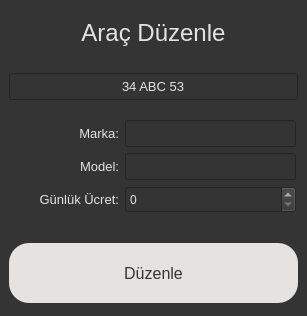
<?xml version="1.0" encoding="UTF-8"?>
<ui version="4.0">
 <class>MainWindow</class>
 <widget class="QMainWindow" name="MainWindow">
  <property name="geometry">
   <rect>
    <x>0</x>
    <y>0</y>
    <width>307</width>
    <height>316</height>
   </rect>
  </property>
  <property name="sizePolicy">
   <sizepolicy hsizetype="Fixed" vsizetype="Fixed">
    <horstretch>0</horstretch>
    <verstretch>0</verstretch>
   </sizepolicy>
  </property>
  <property name="minimumSize">
   <size>
    <width>307</width>
    <height>316</height>
   </size>
  </property>
  <property name="maximumSize">
   <size>
    <width>307</width>
    <height>316</height>
   </size>
  </property>
  <property name="windowTitle">
   <string>Edit Page</string>
  </property>
  <property name="styleSheet">
   <string notr="true">* {
    selection-background-color: #343434;   /* Seçim arkası */
    selection-color: #e4e3e0;              /* Seçili metnin rengi */
}

#centralwidget{
background-color: #343434
}
QPushButton{
color: #343434;
background-color: #e4e3e0;
border-radius: 20px;   /* Yuvarlamayı artır */
}
QLabel{
color:#e4e3e0;
}
QLineEdit{
color: #e4e3e0;
background-color: #343434;
selection-background-color: #e4e3e0;   /* Seçim arkası */
selection-color: #343434;              /* Seçili metnin rengi */
}
QSpinBox{
	background-color: #343434;
	color: #e4e3e0;
	selection-background-color: #e4e3e0;
    selection-color: #343434;
}

#lineEdit_plakaDuzenle{
	selection-background-color: #343434;
    selection-color: #e4e3e0;
}

QMessageBox QLabel{
color: #000000
}
QMessageBox QPushButton {
    border: 1px solid #000000;
    border-radius: 4px;
    padding: 4px 12px;
}</string>
  </property>
  <widget class="QWidget" name="centralwidget">
   <layout class="QVBoxLayout" name="verticalLayout">
    <item>
     <widget class="QLabel" name="label_16">
      <property name="sizePolicy">
       <sizepolicy hsizetype="Preferred" vsizetype="Fixed">
        <horstretch>0</horstretch>
        <verstretch>0</verstretch>
       </sizepolicy>
      </property>
      <property name="minimumSize">
       <size>
        <width>100</width>
        <height>40</height>
       </size>
      </property>
      <property name="font">
       <font>
        <pointsize>18</pointsize>
       </font>
      </property>
      <property name="text">
       <string>Araç Düzenle</string>
      </property>
      <property name="alignment">
       <set>Qt::AlignCenter</set>
      </property>
     </widget>
    </item>
    <item>
     <spacer name="verticalSpacer_3">
      <property name="orientation">
       <enum>Qt::Vertical</enum>
      </property>
      <property name="sizeType">
       <enum>QSizePolicy::Minimum</enum>
      </property>
      <property name="sizeHint" stdset="0">
       <size>
        <width>20</width>
        <height>10</height>
       </size>
      </property>
     </spacer>
    </item>
    <item>
     <widget class="QLineEdit" name="lineEdit_plakaDuzenle">
      <property name="sizePolicy">
       <sizepolicy hsizetype="Preferred" vsizetype="Fixed">
        <horstretch>0</horstretch>
        <verstretch>0</verstretch>
       </sizepolicy>
      </property>
      <property name="minimumSize">
       <size>
        <width>100</width>
        <height>27</height>
       </size>
      </property>
      <property name="maximumSize">
       <size>
        <width>400</width>
        <height>16777215</height>
       </size>
      </property>
      <property name="font">
       <font>
        <pointsize>10</pointsize>
       </font>
      </property>
      <property name="layoutDirection">
       <enum>Qt::LeftToRight</enum>
      </property>
      <property name="text">
       <string>34 ABC 53</string>
      </property>
      <property name="alignment">
       <set>Qt::AlignCenter</set>
      </property>
      <property name="readOnly">
       <bool>true</bool>
      </property>
     </widget>
    </item>
    <item>
     <spacer name="verticalSpacer_2">
      <property name="orientation">
       <enum>Qt::Vertical</enum>
      </property>
      <property name="sizeType">
       <enum>QSizePolicy::Minimum</enum>
      </property>
      <property name="sizeHint" stdset="0">
       <size>
        <width>20</width>
        <height>10</height>
       </size>
      </property>
     </spacer>
    </item>
    <item>
     <layout class="QGridLayout" name="gridLayout_2">
      <item row="2" column="0">
       <widget class="QLabel" name="label_15">
        <property name="sizePolicy">
         <sizepolicy hsizetype="Maximum" vsizetype="Fixed">
          <horstretch>0</horstretch>
          <verstretch>0</verstretch>
         </sizepolicy>
        </property>
        <property name="minimumSize">
         <size>
          <width>110</width>
          <height>27</height>
         </size>
        </property>
        <property name="maximumSize">
         <size>
          <width>110</width>
          <height>16777215</height>
         </size>
        </property>
        <property name="font">
         <font>
          <pointsize>10</pointsize>
         </font>
        </property>
        <property name="text">
         <string>Model:</string>
        </property>
        <property name="alignment">
         <set>Qt::AlignRight|Qt::AlignTrailing|Qt::AlignVCenter</set>
        </property>
       </widget>
      </item>
      <item row="1" column="0">
       <widget class="QLabel" name="label_12">
        <property name="sizePolicy">
         <sizepolicy hsizetype="Maximum" vsizetype="Fixed">
          <horstretch>0</horstretch>
          <verstretch>0</verstretch>
         </sizepolicy>
        </property>
        <property name="minimumSize">
         <size>
          <width>110</width>
          <height>27</height>
         </size>
        </property>
        <property name="maximumSize">
         <size>
          <width>110</width>
          <height>16777215</height>
         </size>
        </property>
        <property name="font">
         <font>
          <pointsize>10</pointsize>
         </font>
        </property>
        <property name="text">
         <string>Marka:</string>
        </property>
        <property name="alignment">
         <set>Qt::AlignRight|Qt::AlignTrailing|Qt::AlignVCenter</set>
        </property>
       </widget>
      </item>
      <item row="3" column="0">
       <widget class="QLabel" name="label_14">
        <property name="sizePolicy">
         <sizepolicy hsizetype="Maximum" vsizetype="Fixed">
          <horstretch>0</horstretch>
          <verstretch>0</verstretch>
         </sizepolicy>
        </property>
        <property name="minimumSize">
         <size>
          <width>110</width>
          <height>27</height>
         </size>
        </property>
        <property name="maximumSize">
         <size>
          <width>110</width>
          <height>16777215</height>
         </size>
        </property>
        <property name="font">
         <font>
          <pointsize>10</pointsize>
         </font>
        </property>
        <property name="text">
         <string>Günlük Ücret:</string>
        </property>
        <property name="alignment">
         <set>Qt::AlignRight|Qt::AlignTrailing|Qt::AlignVCenter</set>
        </property>
       </widget>
      </item>
      <item row="2" column="1">
       <widget class="QLineEdit" name="lineEdit_modelDuzenle">
        <property name="sizePolicy">
         <sizepolicy hsizetype="Fixed" vsizetype="Fixed">
          <horstretch>0</horstretch>
          <verstretch>0</verstretch>
         </sizepolicy>
        </property>
        <property name="minimumSize">
         <size>
          <width>100</width>
          <height>27</height>
         </size>
        </property>
        <property name="maximumSize">
         <size>
          <width>200</width>
          <height>16777215</height>
         </size>
        </property>
        <property name="font">
         <font>
          <pointsize>10</pointsize>
         </font>
        </property>
        <property name="text">
         <string/>
        </property>
       </widget>
      </item>
      <item row="1" column="1">
       <widget class="QLineEdit" name="lineEdit_markaDuzenle">
        <property name="sizePolicy">
         <sizepolicy hsizetype="Fixed" vsizetype="Fixed">
          <horstretch>0</horstretch>
          <verstretch>0</verstretch>
         </sizepolicy>
        </property>
        <property name="minimumSize">
         <size>
          <width>100</width>
          <height>27</height>
         </size>
        </property>
        <property name="maximumSize">
         <size>
          <width>200</width>
          <height>16777215</height>
         </size>
        </property>
        <property name="font">
         <font>
          <pointsize>10</pointsize>
         </font>
        </property>
        <property name="text">
         <string/>
        </property>
       </widget>
      </item>
      <item row="3" column="1">
       <widget class="QSpinBox" name="spinBox_gunlukUcretDuzenle">
        <property name="sizePolicy">
         <sizepolicy hsizetype="Fixed" vsizetype="Fixed">
          <horstretch>0</horstretch>
          <verstretch>0</verstretch>
         </sizepolicy>
        </property>
        <property name="minimumSize">
         <size>
          <width>171</width>
          <height>27</height>
         </size>
        </property>
        <property name="font">
         <font>
          <pointsize>9</pointsize>
         </font>
        </property>
        <property name="maximum">
         <number>100000</number>
        </property>
        <property name="singleStep">
         <number>100</number>
        </property>
       </widget>
      </item>
     </layout>
    </item>
    <item>
     <spacer name="verticalSpacer">
      <property name="orientation">
       <enum>Qt::Vertical</enum>
      </property>
      <property name="sizeType">
       <enum>QSizePolicy::Minimum</enum>
      </property>
      <property name="sizeHint" stdset="0">
       <size>
        <width>20</width>
        <height>20</height>
       </size>
      </property>
     </spacer>
    </item>
    <item>
     <widget class="QPushButton" name="pushButton_duzenle">
      <property name="sizePolicy">
       <sizepolicy hsizetype="Preferred" vsizetype="Fixed">
        <horstretch>0</horstretch>
        <verstretch>0</verstretch>
       </sizepolicy>
      </property>
      <property name="minimumSize">
       <size>
        <width>200</width>
        <height>60</height>
       </size>
      </property>
      <property name="font">
       <font>
        <pointsize>12</pointsize>
       </font>
      </property>
      <property name="layoutDirection">
       <enum>Qt::LeftToRight</enum>
      </property>
      <property name="text">
       <string>Düzenle</string>
      </property>
     </widget>
    </item>
   </layout>
  </widget>
 </widget>
 <resources/>
 <connections/>
</ui>
